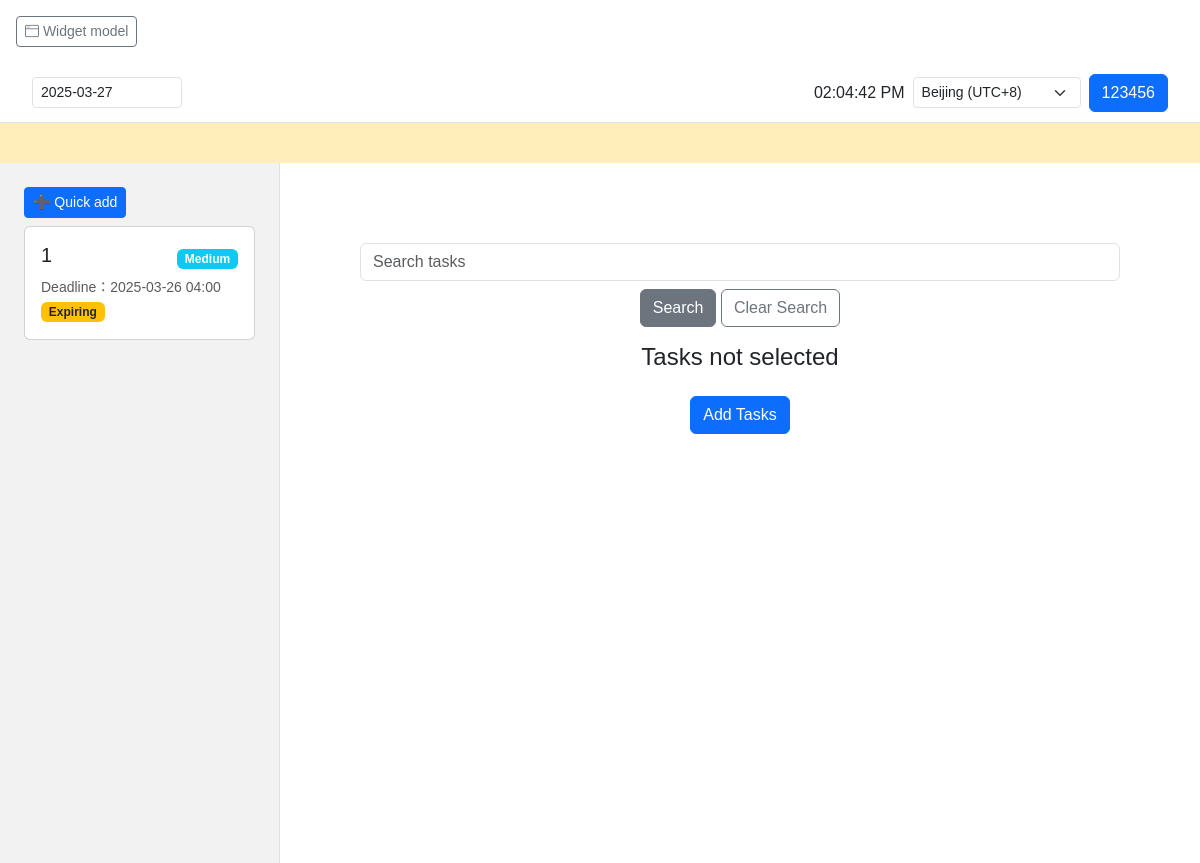
Page /TaskSystemapp/home/ (signed in) on the earlier database version.
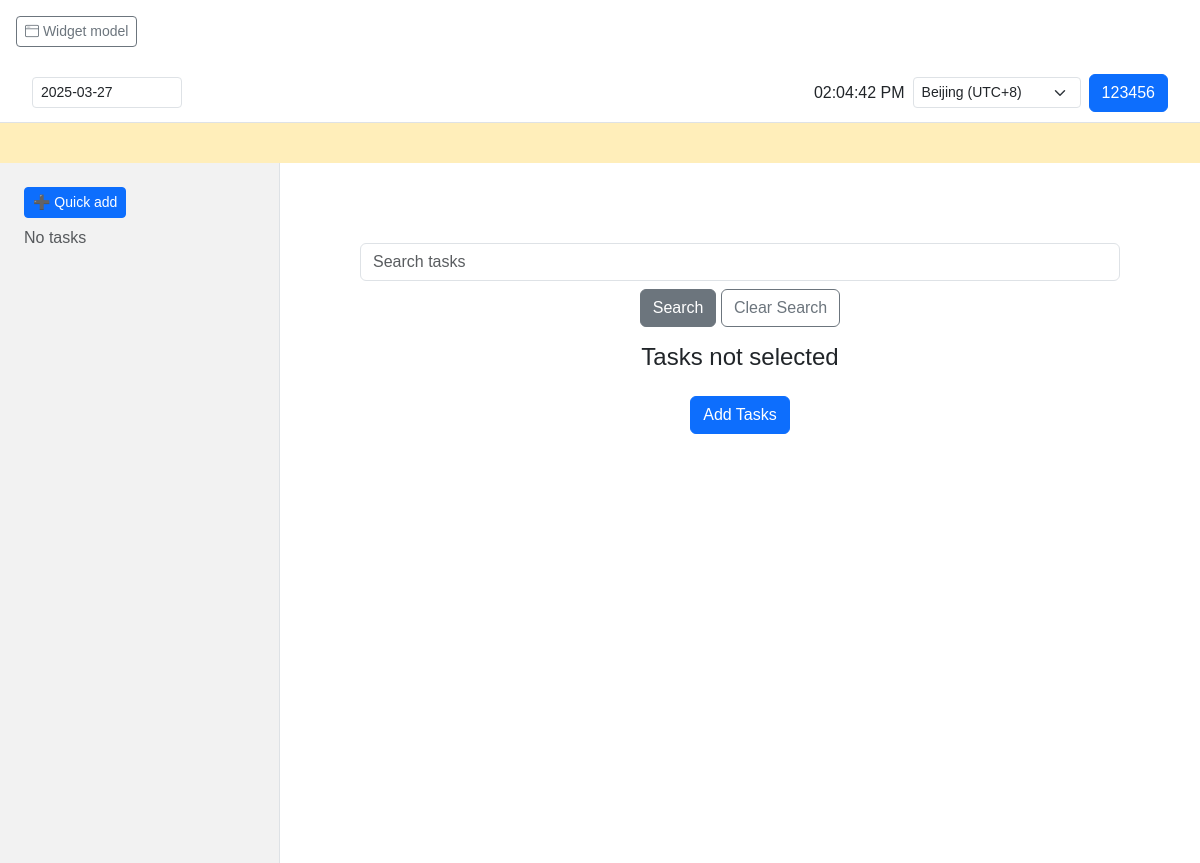
Same page on the later database version.
### TaskSystemapp/models.py (models this page shows, shortened)
class Task(models.Model):
    PRIORITY_CHOICES = (
        ('low', 'Low'),
        ('medium', 'Medium'),
        ('high', 'High'),
    )
    title = models.CharField("Task name", max_length=200)
    description = models.TextField("Mission statement", blank=True)
    priority = models.CharField("Priority", max_length=10, choices=PRIORITY_CHOICES, default='medium')
    created_at = models.DateTimeField("Creation time", auto_now_add=True)
    start_date = models.DateTimeField("Start date", null=True, blank=True)
    due_date = models.DateTimeField("Deadline")
    is_completed = models.BooleanField("Completion", default=False)
    user = models.ForeignKey(settings.AUTH_USER_MODEL, on_delete=models.CASCADE, related_name="tasks")
    @property
    def is_expiring_soon(self):
        delta = self.due_date - timezone.now()
        return 0 <= delta.days <= 7

### TaskSystemapp/views.py (the view)
# urls.py: path('home/', home, name='home'),
def home(request):
    user = request.user
    if user.is_authenticated:
        user = CustomUser.objects.get(pk=user.pk)
    if user.is_authenticated and user.region:
        try:
            timezone.activate(user.region)
        except Exception:
            timezone.deactivate()
    if user.is_authenticated and hasattr(user, 'language'):
        translation.activate(user.language)
    else:
        translation.activate(settings.LANGUAGE_CODE)
    current_time = timezone.now()
    search_query = request.GET.get('search', '').strip()
    start_date_str = request.GET.get('start_date')
    end_date_str = request.GET.get('end_date')
    def parse_date(date_str):
        try:
            return datetime.strptime(date_str, "%Y-%m-%d").date()
        except Exception:
            return None
    start_date = parse_date(start_date_str)
    end_date = parse_date(end_date_str)
    if not start_date or not end_date:
        start_date = current_time.date()
        end_date = current_time.date() + timedelta(days=7)
    user_tasks = Task.objects.filter(
        user=user,
        due_date__date__gte=start_date,
        due_date__date__lte=end_date
    )
    if search_query:
        task_list = list(user_tasks)
        def priority_order(task):
            mapping = {'high': 1, 'medium': 2, 'low': 3}
            return mapping.get(task.priority, 4)
        filtered_tasks = []
        for task in task_list:
            count = task.title.lower().count(search_query.lower())
            if count > 0:
                filtered_tasks.append((task, count))
        filtered_tasks.sort(key=lambda x: (-x[1], priority_order(x[0])))
        user_tasks = [item[0] for item in filtered_tasks]
    else:
        user_tasks = user_tasks.order_by('due_date')
    all_tasks = user_tasks  # For sidebar and search results display
    soon_expiring_tasks = Task.objects.filter(
        user=user,
        is_completed=False,
        due_date__lte=current_time + timedelta(days=7),
        due_date__gte=current_time
    ).order_by('due_date')
    selected_task = None
    selected_task_id = request.GET.get('task_id')
    if selected_task_id:
        try:
            selected_task = Task.objects.get(pk=selected_task_id, user=user)
        except Task.DoesNotExist:
            selected_task = None
    context = {
        'all_tasks': all_tasks,
        'soon_expiring_tasks': soon_expiring_tasks,
        'selected_task': selected_task,
        'quick_form': QuickTaskForm(),
        'detailed_form': DetailedTaskForm(),
        'current_time': current_time,
        'search_query': search_query,
        'user': user,
    }
    return render(request, 'TaskSystemapp/home.html', context)

### TaskSystemapp/forms.py
class QuickTaskForm(forms.ModelForm):
    class Meta:
        model = Task
        fields = ['title', 'priority', 'due_date']
        widgets = {
            'due_date': forms.DateTimeInput(attrs={'type': 'datetime-local'}),
        }

class DetailedTaskForm(forms.ModelForm):
    class Meta:
        model = Task
        fields = ['title', 'priority', 'start_date', 'due_date', 'description']
        widgets = {
            'start_date': forms.DateTimeInput(attrs={'type': 'datetime-local'}),
            'due_date': forms.DateTimeInput(attrs={'type': 'datetime-local'}),
        }

### TaskSystemapp/templates/TaskSystemapp/home.html (shortened to what the changed rows need)
{% extends "TaskSystemapp/base.html" %}
{% load static %}
{% block extra_head %}
    {% if request.GET.widget_mode %}
        <link rel="stylesheet" href="{% static 'css/widget.css' %}">
    {% else %}
        <link rel="stylesheet" href="{% static 'css/home.css' %}">
        <link rel="stylesheet" href="https://cdn.jsdelivr.net/npm/flatpickr/dist/flatpickr.min.css">
    {% endif %}
{% endblock %}
{% block content %}
    {% if request.GET.widget_mode %}
        <div id="widgetContainer" onclick="returnToHomepage()">
            <h5>Upcoming task</h5>
            <div>
                {% if soon_expiring_tasks %}
                    <ul class="list-unstyled">
                        {% for task in soon_expiring_tasks %}
                            <li>
                                <strong>{{ task.title }}</strong><br>
                                Deadline：{{ task.due_date|date:"Y-m-d H:i" }}
                            </li>
                        {% endfor %}
                    </ul>
                {% else %}
                    <p>No expiring tasks</p>
                {% endif %}
            </div>
            <small>Click on this window to return to the homepage.</small>
        </div>
    {% else %}
        <div class="main-container">
            <aside class="sidebar">
                <div class="mb-2">
                    <button type="button" class="btn btn-primary btn-sm" data-bs-toggle="modal" data-bs-target="#quickAddModal">
                    </button>
                </div>
                {% if all_tasks %}
                    {% for task in all_tasks|dictsort:"priority"|dictsort:"due_date" %}
                        <div class="card mb-2">
                            <div class="card-body">
                               <div class="d-flex justify-content-between align-items-center">
                                   <a href="{% url 'home' %}?task_id={{ task.id }}{% if search_query %}&search={{ search_query }}{% endif %}">
                                       <h5>{{ task.title }}</h5>
                                   </a>
                                   {% if task.priority == 'high' %}
                                      <span class="badge" style="background-color: red;">{{ task.get_priority_display }}</span>
                                   {% elif task.priority == 'low' %}
                                      <span class="badge" style="background-color: green;">{{ task.get_priority_display }}</span>
                                   {% else %}
                                      <span class="badge bg-info">{{ task.get_priority_display }}</span>
                                   {% endif %}
                               </div>
                               <small class="text-muted">Deadline：{{ task.due_date|date:"Y-m-d H:i" }}</small><br>
                               {% if task.is_completed %}
                                   <span class="badge bg-success">Done</span>
                               {% elif task.is_expiring_soon %}
                                   <span class="badge bg-warning text-dark">Expiring</span>
                               {% else %}
                                   <span class="badge bg-secondary">Unfinished</span>
                               {% endif %}
                            </div>
                        </div>
                    {% endfor %}
                {% else %}
                    <p class="text-muted">No tasks</p>
                {% endif %}
            </aside>
        </div>
    {% endif %}
{% endblock %}

Differences in the rows shown:
removed Task: title "1", priority "Medium", due_date "2025-03-26 04:00", is_completed "Expiring"
Other differences:
text now shown: "No tasks"
